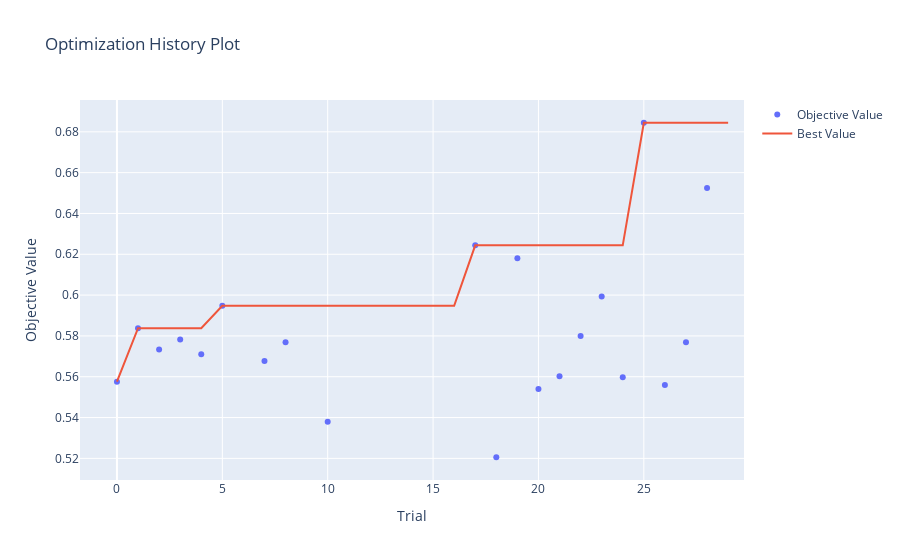

Write notebook code for a chart like this one.
### Markdown cell above
### Plotting the study

### Code cell
optuna.visualization.plot_optimization_history(study)

### Figure 1 — Plotly figure (JSON) as saved in the notebook; plotly's stock layout.template omitted (floating-point values rounded to 4 significant figures)
{"data": [{"mode": "markers", "name": "Objective Value", "type": "scatter", "x": [0, 1, 2, 3, 4, 5, 7, 8, 10, 17, 18, 19, 20, 21, 22, 23, 24, 25, 26, 27, 28], "y": [0.5576, 0.5838, 0.5734, 0.5782, 0.5711, 0.5948, 0.5677, 0.5769, 0.5379, 0.6244, 0.5205, 0.6181, 0.554, 0.5603, 0.58, 0.5993, 0.5598, 0.6845, 0.5559, 0.577, 0.6525]}, {"mode": "lines", "name": "Best Value", "type": "scatter", "x": [0, 1, 2, 3, 4, 5, 6, 7, 8, 9, 10, 11, 12, 13, 14, 15, 16, 17, 18, 19, 20, 21, 22, 23, 24, 25, 26, 27, 28, 29], "y": [0.5576, 0.5838, 0.5838, 0.5838, 0.5838, 0.5948, 0.5948, 0.5948, 0.5948, 0.5948, 0.5948, 0.5948, 0.5948, 0.5948, 0.5948, 0.5948, 0.5948, 0.6244, 0.6244, 0.6244, 0.6244, 0.6244, 0.6244, 0.6244, 0.6244, 0.6845, 0.6845, 0.6845, 0.6845, 0.6845]}, {"marker": {"color": "#cccccc"}, "mode": "markers", "name": "Infeasible Trial", "showlegend": false, "type": "scatter", "x": [], "y": []}], "layout": {"title": {"text": "Optimization History Plot"}, "xaxis": {"title": {"text": "Trial"}}, "yaxis": {"title": {"text": "Objective Value"}}}}
